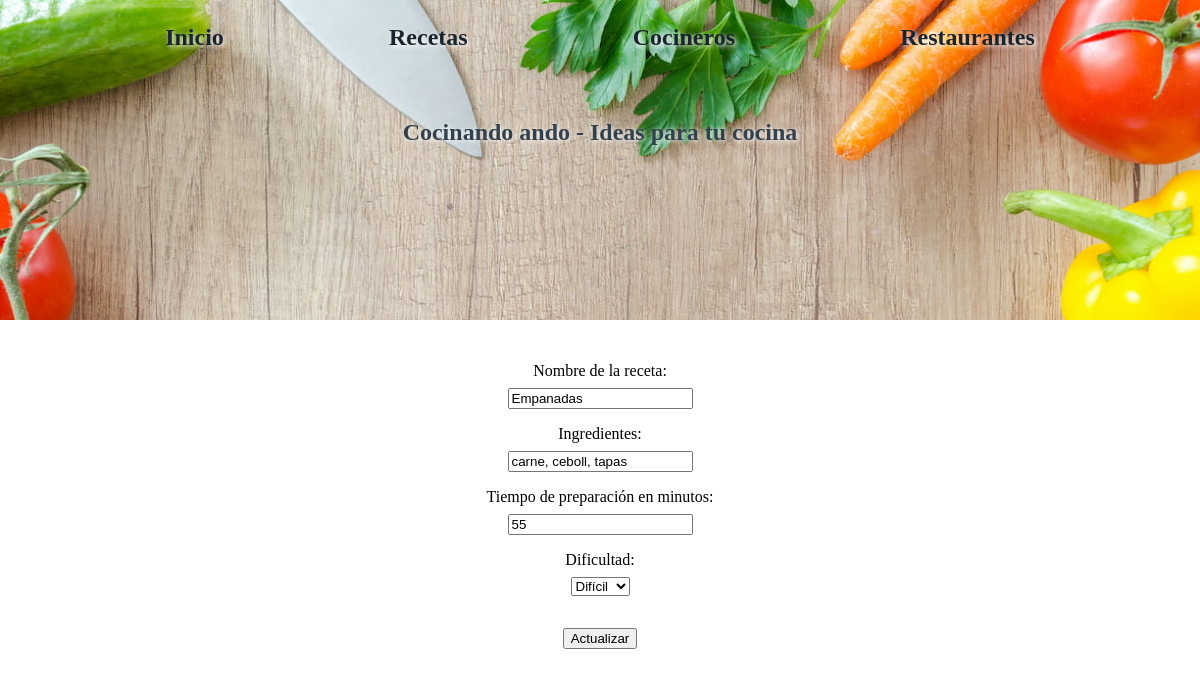
/misitio/editar-receta/24, run on an earlier commit of the app's database.
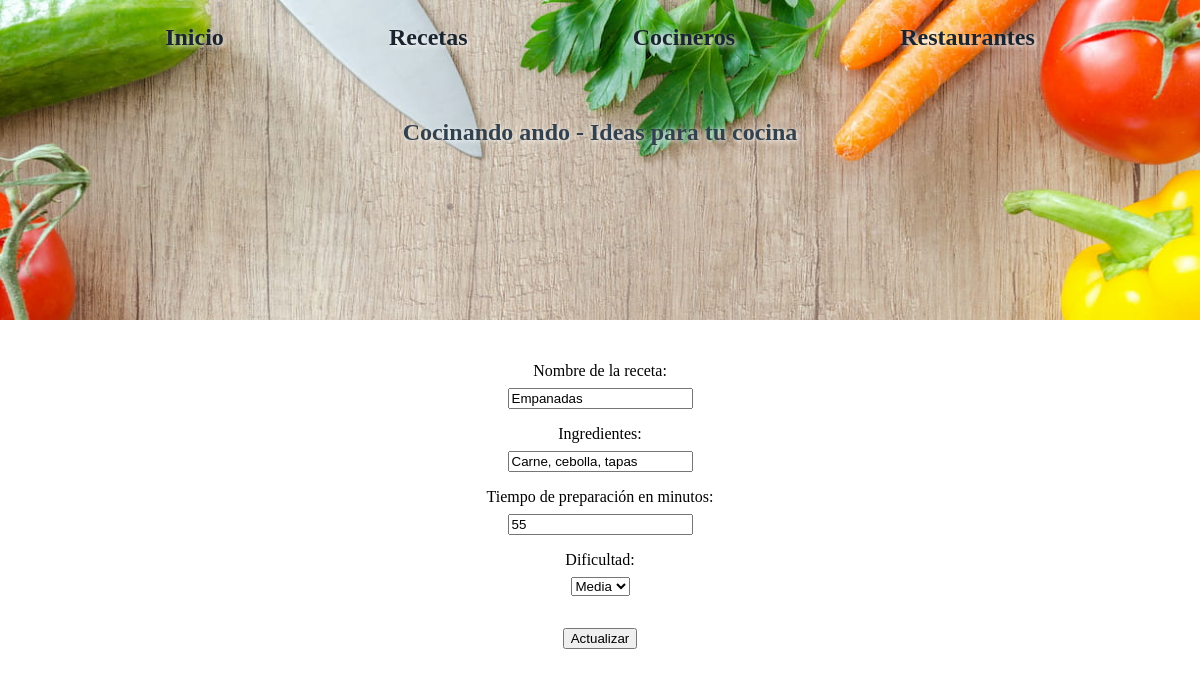
And on a later commit of the database.
### aplicacion/models.py (models this page shows, shortened)
class Receta(models.Model):
    nombre = models.CharField(max_length=50)
    ingredientes = models.CharField(max_length=200)
    tiempo = models.IntegerField()
    dificultad = models.IntegerField()

### aplicacion/views.py (the view)
# urls.py: path("editar-receta/<int:id>", edit_receta, name="edit_receta"),
def edit_receta(request, id):
    receta = Receta.objects.get(id=id)
    if request.method == "POST":
        form = RecetaForm(request.POST)
        if form.is_valid():
            receta.nombre = form.cleaned_data["nombre"]
            receta.ingredientes = form.cleaned_data["ingredientes"]
            receta.tiempo = form.cleaned_data["tiempo"]
            receta.dificultad = form.cleaned_data["dificultad"]
            receta.save()
            return render(request, "aplicacion/confirmacion-guardado.html")
    else:
        form = RecetaForm(
            initial={
                "nombre": receta.nombre,
                "ingredientes": receta.ingredientes,
                "tiempo": receta.tiempo,
                "dificultad": receta.dificultad,
            }
        )
    ctx = {"recetas": Receta.objects.all(), "form": form}
    return render(request, "aplicacion/editar.html", ctx)

### aplicacion/forms.py
class RecetaForm(forms.Form):
    nombre = forms.CharField(label="Nombre de la receta", max_length=50, required=True)
    ingredientes = forms.CharField(label="Ingredientes", max_length=50, required=True)
    tiempo = forms.IntegerField(label="Tiempo de preparación en minutos", required=True)
    DIFICULTAD = (
        (1, "Fácil"),
        (2, "Media"),
        (3, "Difícil"),
    )
    dificultad = forms.ChoiceField(
        label="Dificultad", choices=DIFICULTAD, required=True
    )

### aplicacion/templates/aplicacion/editar.html (shortened to what this page needs)
{% extends "aplicacion/index.html" %}
{% block content %}
<form action="" method="POST" class="input-form">
  {{ form }}
  <div class="inline">
    <button type="submit">Actualizar</button>
  </div>
</form>
{% endblock %}

### aplicacion/templates/aplicacion/index.html (shortened to what this page needs)
<!DOCTYPE html>
<html lang="es">
<head>
  {% load static %}
  <link rel="stylesheet" href="https://cdn.jsdelivr.net/npm/water.css@2/out/water.css">
  <link href="{% static 'aplicacion/css/styles.css' %}" rel="stylesheet" />
</head>
<body>
  <header>
    <nav>
      <ul>
        <li><a href="{% url 'inicio' %}">Inicio</a></li>
        <li><a href="{% url 'recetas' %}">Recetas</a></li>
        <li><a href="{% url 'cocineros' %}">Cocineros</a></li>
        <li><a href="{% url 'restaurantes' %}">Restaurantes</a></li>
      </ul>
      <h1>Cocinando ando - Ideas para tu cocina</h1>
    </nav>
  </header>
  <main>
    <section>
      {% block content %}{% endblock %}
    </section>
  </main>
</body>
</html>

### aplicacion/static/aplicacion/css/styles.css (style rules this page uses)
* { box-sizing: border-box; }
body { margin: 0; padding: 0; max-width: 100%; }
nav { min-height: 40vh; background-image: url('../assets/header.jpg'); background-size: cover; background-position: center; background-attachment: fixed; }
ul { display: flex; align-items: center; justify-content: space-evenly; padding: 1em 0 2em 0; margin: 0; font-size: 1.5em; }
li { list-style: none; }
a { text-decoration: none; color: #1a242f; font-weight: bold; text-shadow: 2px 2px 5px #ffffff; }
h1 { color: #31414e; text-shadow: 1px 1px 5px #ffffff; }
h1, h2 { text-align: center; }
.input-form, .search-form { display: flex; flex-direction: column; align-items: center; margin: 1.6em; }
.input-form label { margin: 1em 0 .5em 0 }
.inline { display: flex; margin-top: 2em; }

What changed in the data, as far as the page shows it:
changed Receta "Empanadas": ingredientes "carne, ceboll, tapas" → "Carne, cebolla, tapas"; dificultad "Difícil" → "Media"
